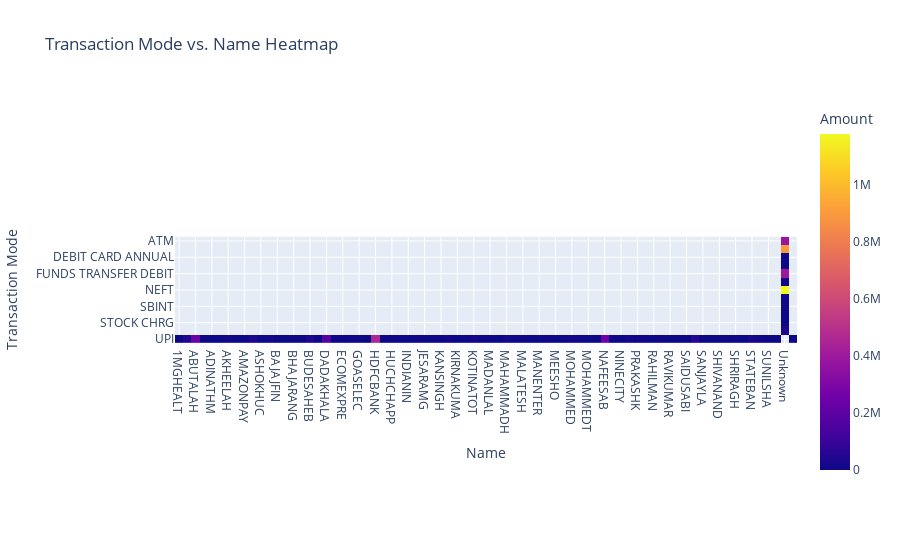

The code cell stored with this chart in its notebook:
### Markdown cell above
Analyze the relationship between transaction modes and involved names (parties).

### Code cell
# Create a pivot table for the heatmap
heatmap_data = bank_data.pivot_table(
    index='mode', 
    columns='name', 
    values='amount', 
    aggfunc='sum'
)

# Plot the visualization
fig = px.imshow(
    heatmap_data, 
    title='Transaction Mode vs. Name Heatmap',
    labels=dict(x="Name", y="Transaction Mode", color="Amount")
)
fig.show()

### Figure 1 — Plotly figure (JSON) as saved in the notebook; plotly's stock layout.template omitted (floating-point values rounded to 4 significant figures; data arrays with more than 128 entries replaced by an {"elided": "..."} marker saying what was removed)
{"data": [{"coloraxis": "coloraxis", "hovertemplate": "Name: %{x}<br>Transaction Mode: %{y}<br>Amount: %{z}<extra></extra>", "name": "0", "type": "heatmap", "x": ["1MGHEALT", "ABDULHAME", "ABUTALAH", "ABUTALICN", "ADINATHM", "AGRAWALB", "AKHEELAH", "AMAZONPA", "AMAZONPAY", "ASGARALI", "ASHOKHUC", "AYUBRAJE", "BAJAJFIN", "BANKACCO", "BHAJARANG", "BHIMANAGO", "BUDESAHEB", "CHANDRAKA", "DADAKHALA", "DOMINOSP", "ECOMEXPRE", "FLIPKART", "GOASELEC", "HANAMANTH", "HDFCBANK", "HESCOMBI", "HUCHCHAPP", "IBRAHIMK", "INDIANIN", "ISUFSABA", "JESARAMG", "JIOINAPP", "KANSINGH", "KHALILABA", "KIRNAKUMA", "KOTAKGEN", "KOTINATOT", "LAGADEKSA", "MADANLAL", "MAHAMMADG", "MAHAMMADH", "MAHARANI", "MALATESH", "MANAPPURA", "MANENTER", "MANIYARA", "MEESHO", "MEHTAMOH", "MOHAMMED", "MOHAMMEDI", "MOHAMMEDT", "MOMAHADHU", "NAFEESAB", "NANDISHM", "NINECITY", "PHONEPE", "PRAKASHK", "PRATIKC", "RAHILMAN", "RANGOL|S", "RAVIKUMAR", "SAGAR", "SAIDUSABI", "SANGALLI", "SANJAYLA", "SANTOSHI", "SHIVANAND", "SHRIGOPA", "SHRIRAGH", "SIMABAYl", "STATEBAN", "SUNILKA", "SUNILSHA", "UTTAMRAJ", "Unknown", "VINAYAKV"], "xaxis": "x", "y": ["ATM", "CHEQUE", "DEBIT CARD ANNUAL", "ECS", "FUNDS TRANSFER DEBIT", "IMPS", "NEFT", "OTHER", "SBINT", "SMS CHARGES", "STOCK CHRG", "UNKNOWN", "UPI"], "yaxis": "y", "z": {"elided": "13x76 float values"}}], "layout": {"coloraxis": {"colorbar": {"title": {"text": "Amount"}}, "colorscale": [[0, "#0d0887"], [0.1111, "#46039f"], [0.2222, "#7201a8"], [0.3333, "#9c179e"], [0.4444, "#bd3786"], [0.5556, "#d8576b"], [0.6667, "#ed7953"], [0.7778, "#fb9f3a"], [0.8889, "#fdca26"], [1, "#f0f921"]]}, "title": {"text": "Transaction Mode vs. Name Heatmap"}, "xaxis": {"anchor": "y", "constrain": "domain", "domain": [0, 1], "scaleanchor": "y", "title": {"text": "Name"}}, "yaxis": {"anchor": "x", "autorange": "reversed", "constrain": "domain", "domain": [0, 1], "title": {"text": "Transaction Mode"}}}}
